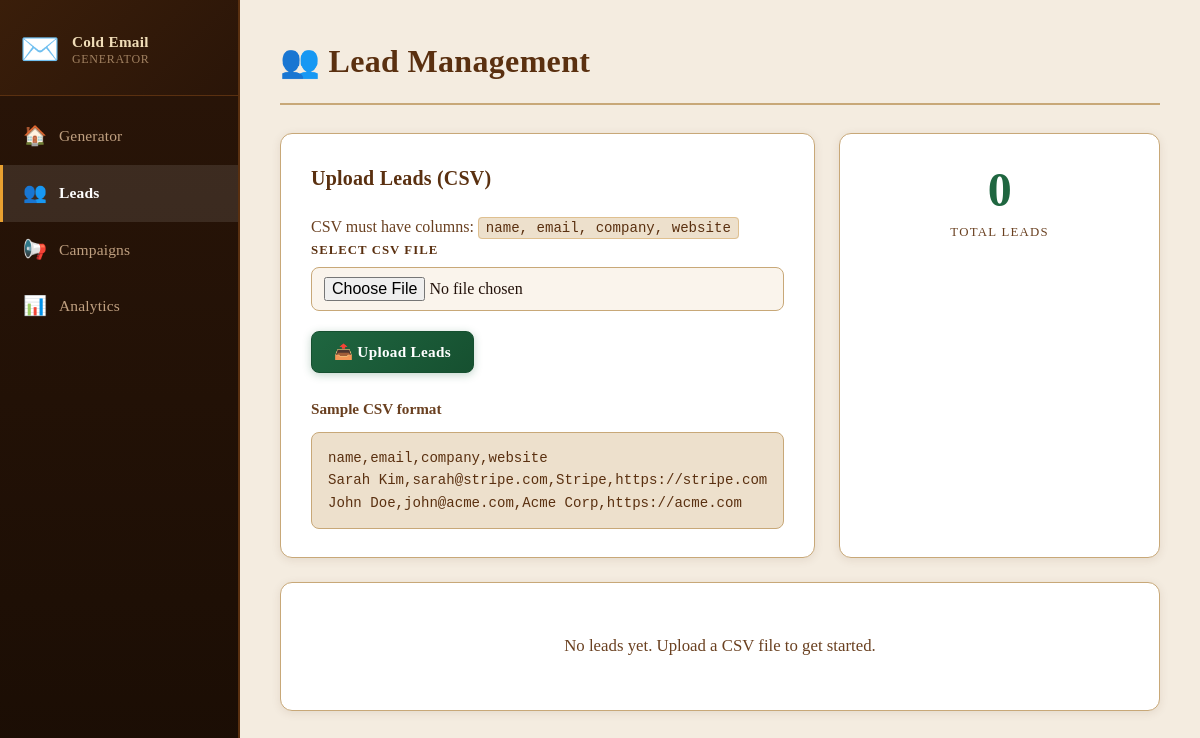
Before: /leads with the older database file.
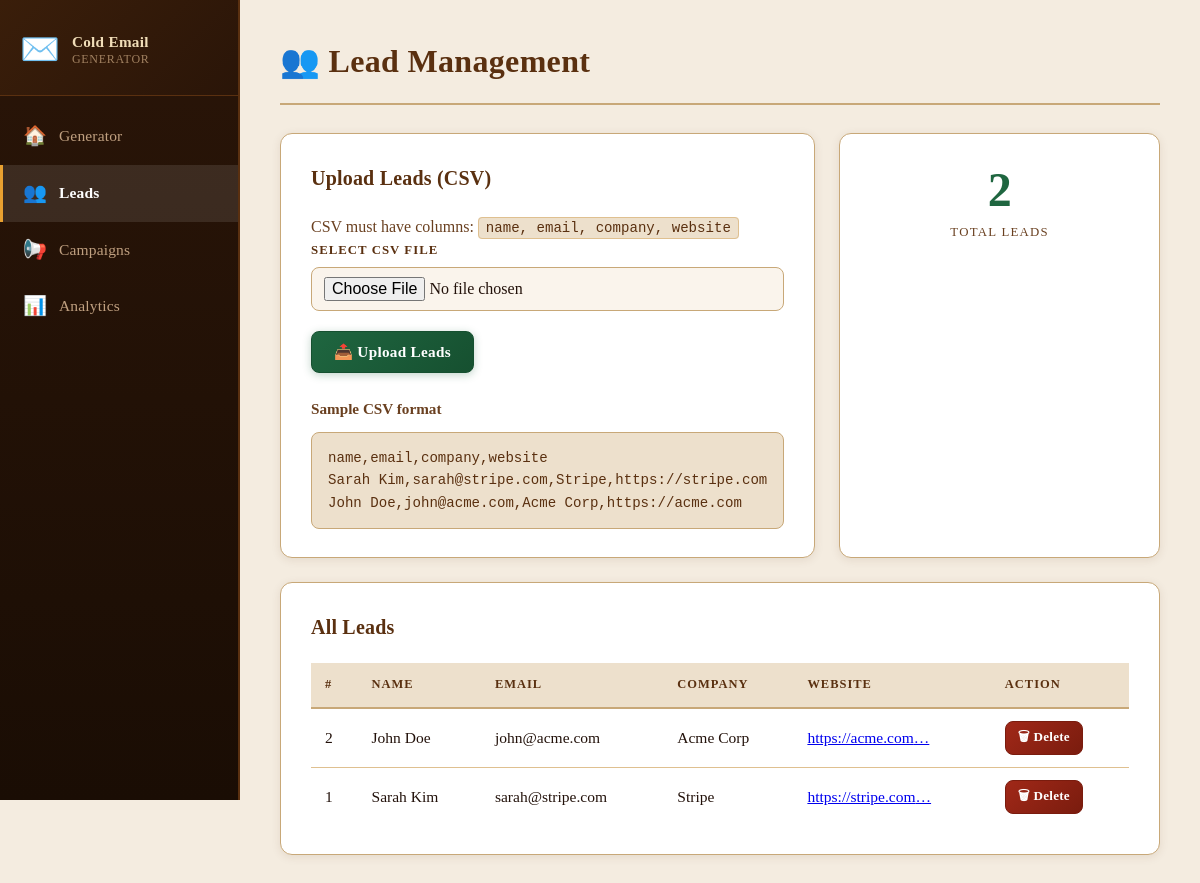
After: the same page with the newer database file.
### tables this page shows
CREATE TABLE leads (
            id       INTEGER PRIMARY KEY AUTOINCREMENT,
            name     TEXT,
            email    TEXT UNIQUE,
            company  TEXT,
            website  TEXT,
            created_at DATETIME DEFAULT CURRENT_TIMESTAMP
        );

### app.py (the view)
@app.route('/leads')
def leads():
    db = get_db()
    leads = db.execute('SELECT * FROM leads ORDER BY id DESC').fetchall()
    return render_template('leads.html', leads=leads)

### models/db.py (called while the page is built)
def get_db():
    if 'db' not in g:
        g.db = sqlite3.connect(
            config.DATABASE_PATH,
            detect_types=sqlite3.PARSE_DECLTYPES
        )
        g.db.row_factory = sqlite3.Row
        g.db.execute('PRAGMA journal_mode=WAL')
        g.db.execute('PRAGMA foreign_keys=ON')
    return g.db

### templates/leads.html (shortened to what this page needs)
{% extends "base.html" %}
{% block page_title %}👥 Lead Management{% endblock %}
{% block content %}
<div class="two-col">
  <div class="card">
    <h2 class="card-title">Upload Leads (CSV)</h2>
    <p class="text-muted">CSV must have columns: <code>name, email, company, website</code></p>
    <form id="upload-form" enctype="multipart/form-data">
      <div class="form-group">
        <label for="csv_file">Select CSV File</label>
        <input type="file" id="csv_file" name="csv_file" accept=".csv" required />
      </div>
      <button type="submit" class="btn btn-primary">📤 Upload Leads</button>
    </form>
    <div class="mt-4">
      <h3 class="card-subtitle">Sample CSV format</h3>
      <pre class="code-block">name,email,company,website
Sarah Kim,sarah@stripe.com,Stripe,https://stripe.com
John Doe,john@acme.com,Acme Corp,https://acme.com</pre>
    </div>
  </div>
  <div class="card stat-card">
    <div class="stat-number">{{ leads|length }}</div>
    <div class="stat-label">Total Leads</div>
  </div>
</div>
{% if leads %}
<div class="card mt-4">
  <h2 class="card-title">All Leads</h2>
  <div class="table-wrap">
    <table class="data-table">
      <thead>
        <tr>
          <th>#</th>
          <th>Name</th>
          <th>Email</th>
          <th>Company</th>
          <th>Website</th>
          <th>Action</th>
        </tr>
      </thead>
      <tbody>
        {% for lead in leads %}
        <tr id="lead-row-{{ lead.id }}">
          <td>{{ lead.id }}</td>
          <td>{{ lead.name or '—' }}</td>
          <td>{{ lead.email }}</td>
          <td>{{ lead.company or '—' }}</td>
          <td>
            {% if lead.website %}
              <a href="{{ lead.website }}" target="_blank" rel="noopener">{{ lead.website[:30] }}…</a>
            {% else %}—{% endif %}
          </td>
          <td>
            <button class="btn btn-danger btn-xs" onclick="deleteLead({{ lead.id }})">🗑 Delete</button>
          </td>
        </tr>
        {% endfor %}
      </tbody>
    </table>
  </div>
</div>
{% else %}
<div class="card mt-4 empty-state">
  <p>No leads yet. Upload a CSV file to get started.</p>
</div>
{% endif %}
{% endblock %}

Changed rows visible on the page:
added leads: id "2", name "John Doe", email "john@acme.com", company "Acme Corp", website "https://acme.com"
added leads: id "1", name "Sarah Kim", email "sarah@stripe.com", company "Stripe", website "https://stripe.com"
Other visible differences:
{{ leads|length }}: "0" → "2"
text no longer shown: "No leads yet. Upload a CSV file to get started."
text now shown: "All Leads # NAME EMAIL COMPANY WEBSITE ACTION"
